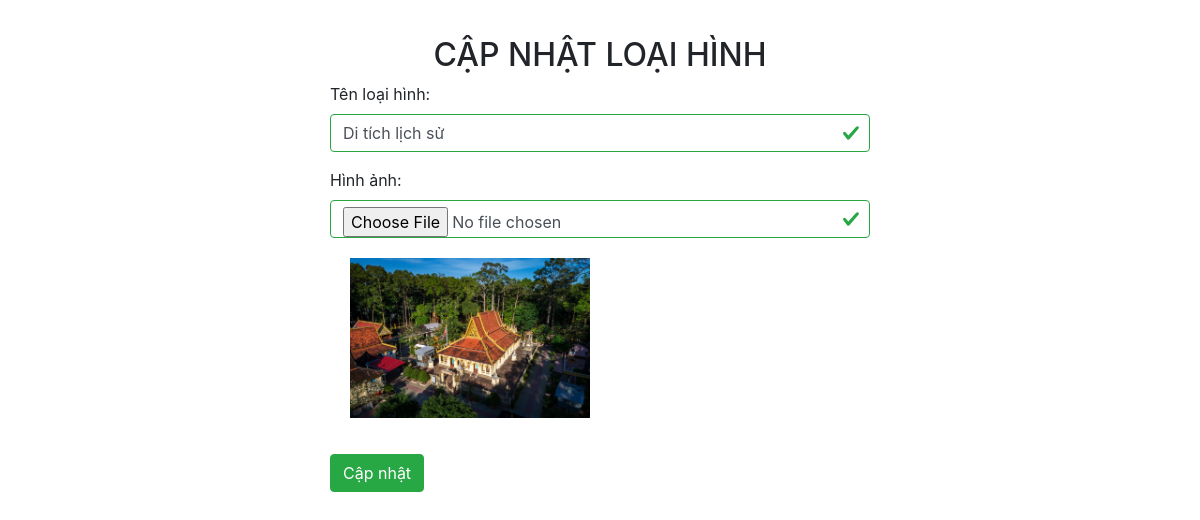
Page /admin/loaihinhdulich/sua.php?id=1 on the committed database.
### tables this page shows
CREATE TABLE `tblloaihinh` (
  `maloaihinh` int(30) NOT NULL,
  `tenloaihinh` varchar(100) NOT NULL,
  `hinhanh` varchar(200) NOT NULL
);

### admin/loaihinhdulich/sua.php (the view, shortened to what this page needs)
<!DOCTYPE html>
<html lang="en">
<head>
    <link rel="stylesheet" href="https://cdn.jsdelivr.net/npm/bootstrap@4.6.2/dist/css/bootstrap.min.css">
    <link rel="stylesheet" href="../css/sua.css">
    <link rel="stylesheet" href="../css/base.css">
</head>
<body>
<?php
include('../../connect.php');
if (isset($_GET['id'])) {
  $id = $_GET['id'];
  $sql = "SELECT * FROM tblloaihinh WHERE maloaihinh = $id";
  $result = $conn->query($sql);
  if ($result->num_rows > 0) {
      $row = $result->fetch_assoc();
      $tenLoaiHinh = $row['tenloaihinh'];
      $hinhanh = $row['hinhanh'];
  } else {
      echo "Không tìm thấy dữ liệu với maloaihinh = $id đã cho.";
  }
} else {
  echo "Không có maloaihinh = $id được cung cấp.";
}
?>
<div class="container">
    <div class="row justify-content-center align-items-center">
        <div class="col-md-6">
            <h2 style="text-align:center">CẬP NHẬT LOẠI HÌNH</h2>
            <form aaction="them.php" method="POST" class="was-validated" enctype="multipart/form-data">
              <div class="form-group">
                <label for="ten_monan">Tên loại hình:</label>
                <input type="text" class="form-control" id="tenloaihinh" placeholder="Tên món ăn" name="tenloaihinh" value="<?php echo $tenLoaiHinh; ?>" required >
              </div>
              <div class="form-group">
                <label for="hinhanh">Hình ảnh:</label>
                <input type="file" class="form-control" id="hinhanh" placeholder="Chọn hình ảnh" name="hinhanh" value= '<?php echo $hinhanh; ?>'>
                <img class='hinhanhmonan' src="../../hinhanh/<?php echo $hinhanh; ?>" value= '<?php echo $hinhanh; ?>' name="hinhanh">
              </div>
              <button type="submit" class="btn btn-success">Cập nhật</button>
            </form>
        </div>
    </div>
</div>
</body>
</html>

### admin/css/sua.css (style rules this page uses)
.container { margin-top: 3%; margin-bottom: 3%; }
.hinhanhmonan { margin: 20px; width: 240px; }

### admin/css/base.css (style rules this page uses)
html { width: 100%; margin: 0; padding: 0; }

### rows in the picture
tblloaihinh: tenloaihinh "Di tích lịch sử", hinhanh (picture)
